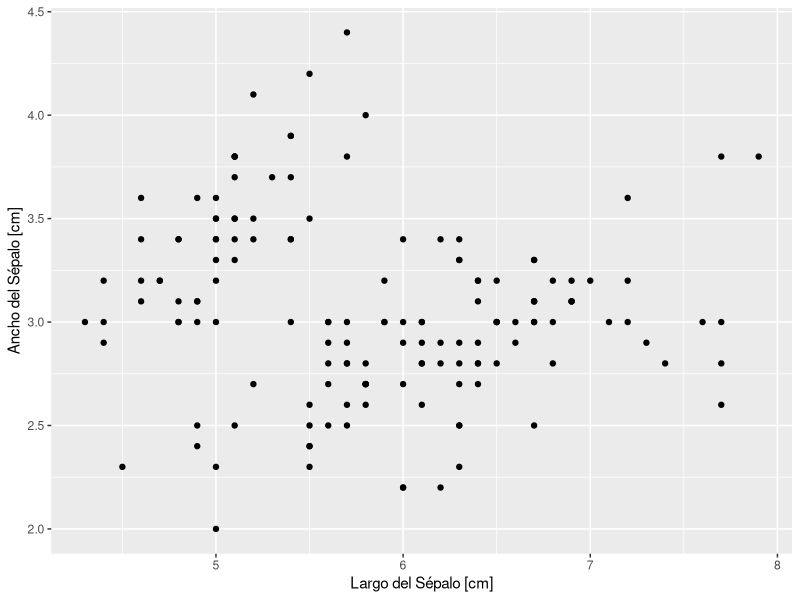
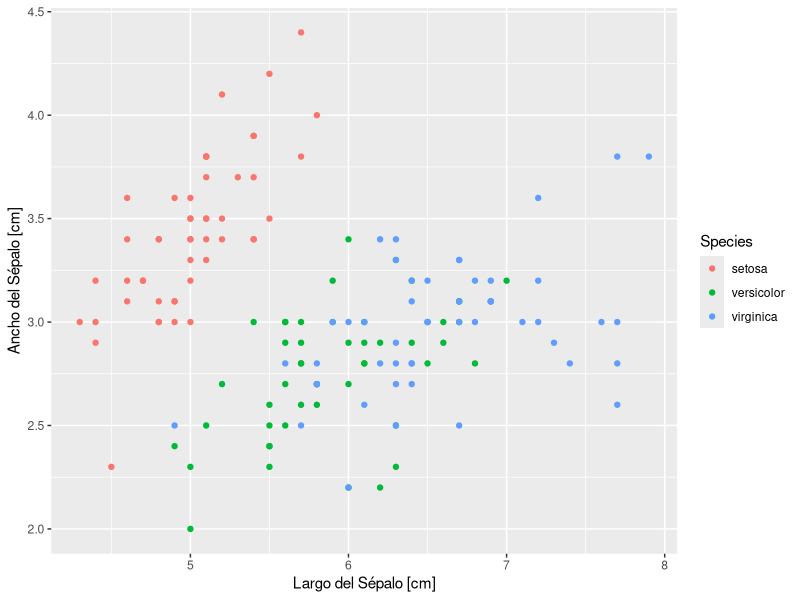

Write the R code that produced these figures, in order.
library(tidyverse) # para cargar el paquete en la sesión actual de R

data <- iris # para cargar el dataset iris en la variable data

view(data) # para ver en formato "tabla" el dataset 

help(iris) # para acceder a documentación del dataset

unique(data$Species) # para conocer los elementos únicos de la variable Species de data
unique(data["Species"]) # otra forma para conocer los elementos únicos de la variable Species de data

ggplot(data, aes(x=Sepal.Length, y=Sepal.Width)) + 
  geom_point() + 
  xlab("Largo del Sépalo [cm]") + 
  ylab("Ancho del Sépalo [cm]")

ggplot(data, aes(x=Sepal.Length, y=Sepal.Width, color=Species)) + 
  geom_point() + 
  xlab("Largo del Sépalo [cm]") + 
  ylab("Ancho del Sépalo [cm]")
